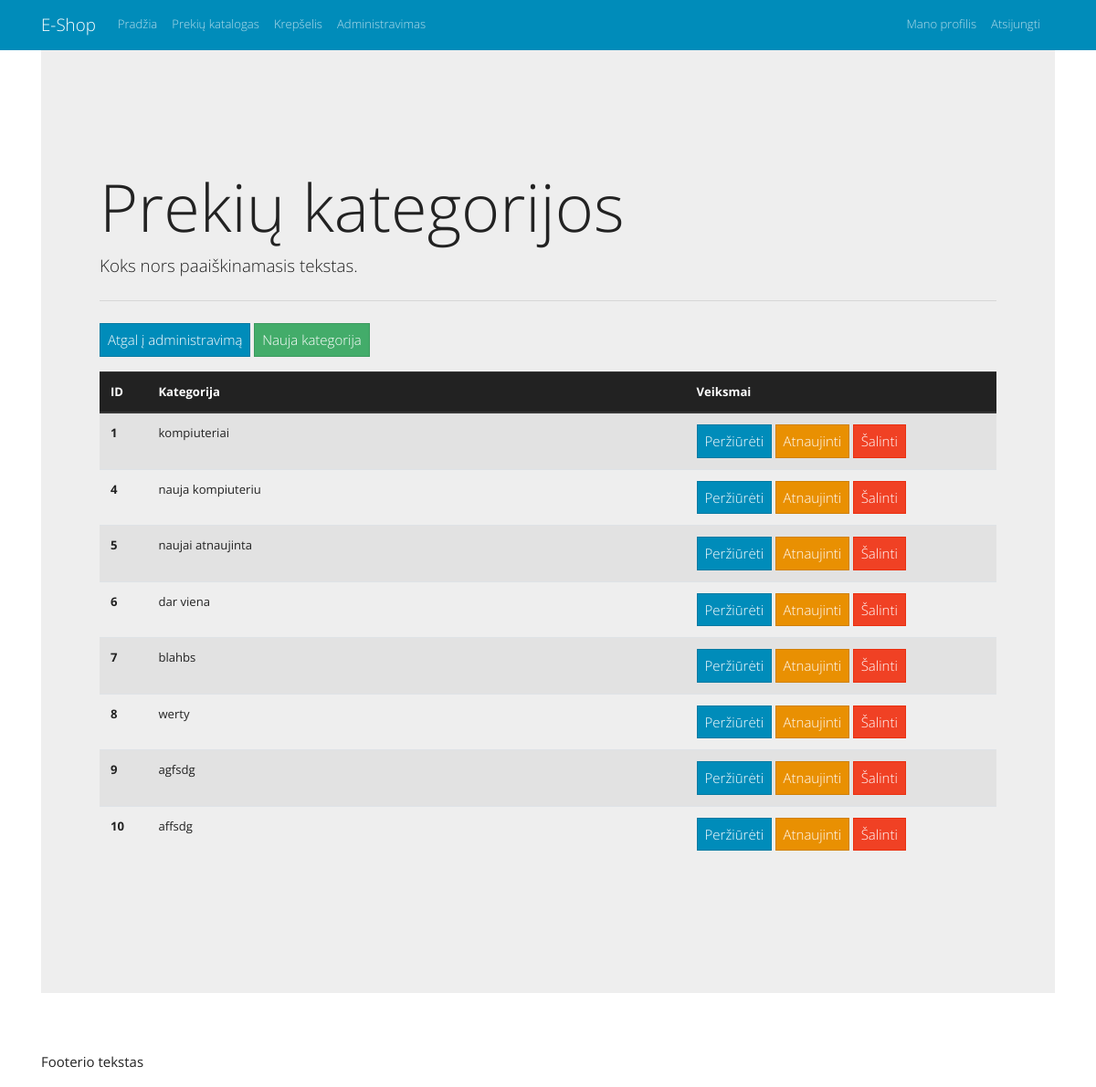
The app's page /views/admin/categories/index.php (signed in) with its own data.
### tables this page shows
CREATE TABLE `categories` (
  `id` int(10) UNSIGNED NOT NULL,
  `title` varchar(45) NOT NULL,
  `description` longtext,
  `parent_category_id` int(10) UNSIGNED NOT NULL DEFAULT '0'
);

### views/admin/categories/index.php (the view, shortened to what this page needs)
<?php include("../../../header.php"); ?>
<h1 class="display-3">Prekių kategorijos</h1>
<p class="lead">Koks nors paaiškinamasis tekstas.</p>
<hr class="my-4">
<p>
    <a href="../index.php" class="btn btn-primary">Atgal į administravimą</a>
    <a href="new.php" class="btn btn-success">Nauja kategorija</a>
</p>
<?php
$sql = "SELECT `id`, `title`, `description`, `parent_category_id` FROM `categories`";
$result = $conn->query($sql);
if ($result->num_rows > 0) {
    ?>
    <table class="table table-striped table-hover">
        <thead class="thead-dark">
            <tr>
                <th scope="col">ID</th>
                <th scope="col" style="width: 60%">Kategorija</th>
                <th scope="col">Veiksmai</th>
            </tr>
        </thead>
        <tbody>
    <?php
    while($row = $result->fetch_assoc()) {
        ?>
            <tr>
                <th scope="row"><?php echo $row['id']; ?></th>
                <td scope="row"><?php echo $row["title"]; ?></td>
                <td scope="row">
                    <a href="view.php?id=<?php echo $row["id"]; ?>" class="btn btn-primary">Peržiūrėti</a>
                    <a href="edit.php?id=<?php echo $row["id"]; ?>" class="btn btn-warning">Atnaujinti</a>
                    <a href="delete.php?id=<?php echo $row["id"]; ?>" class="btn btn-danger">Šalinti</a>
                </td>
            </tr>
        <?php
    }
    ?>
        </tbody>
    </table>
    <?php
} else {
    echo '<div class="row"><p>Nieko nėra.</p></div>';
}
?>
<?php include("../../../footer.php"); ?>

### records on screen
categories: id "1", title "kompiuteriai"
categories: id "4", title "nauja kompiuteriu"
categories: id "5", title "naujai atnaujinta"
categories: id "6", title "dar viena"
categories: id "7", title "blahbs"
categories: id "8", title "werty"
categories: id "9", title "agfsdg"
categories: id "10", title "affsdg"
